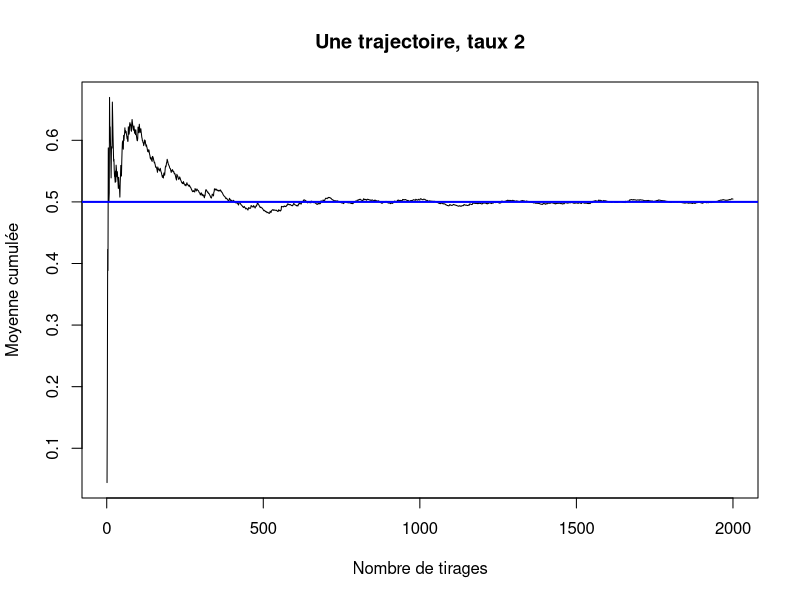
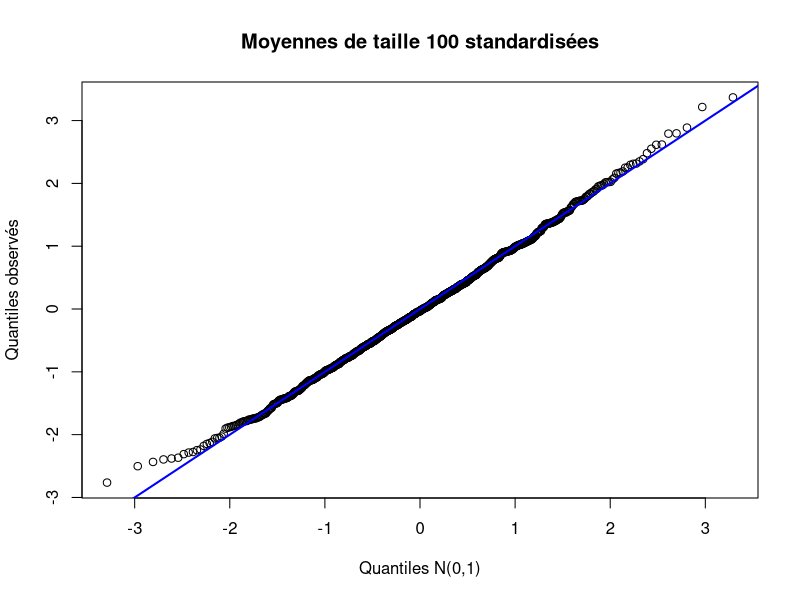

These figures' R source, in order:
## ---- chunk 1
knitr::opts_chunk$set(echo=TRUE, warning=TRUE, message=FALSE)
## ---- chunk 2
set.seed(606)
x <- rexp(2000, rate=2)
k <- seq_along(x)
plot(k, cumsum(x)/k, type="l", xlab="Nombre de tirages",
     ylab="Moyenne cumulée", main="Une trajectoire, taux 2")
abline(h=.5, col="blue", lwd=2)
B <- 1000
m25 <- replicate(B, mean(rexp(25, rate=2)))
m100 <- replicate(B, mean(rexp(100, rate=2)))
z100 <- sqrt(100)*(m100-.5)/.5
c(sd25=sd(m25), sd100=sd(m100), variance_z=var(z100),
  frequence_queue=mean(m100>.6), approximation=pnorm(2, lower.tail=FALSE))
qqnorm(z100, main="Moyennes de taille 100 standardisées",
       xlab="Quantiles N(0,1)", ylab="Quantiles observés")
abline(0,1,col="blue",lwd=2)
stopifnot(length(m25)==B, length(m100)==B, all(is.finite(z100)))
